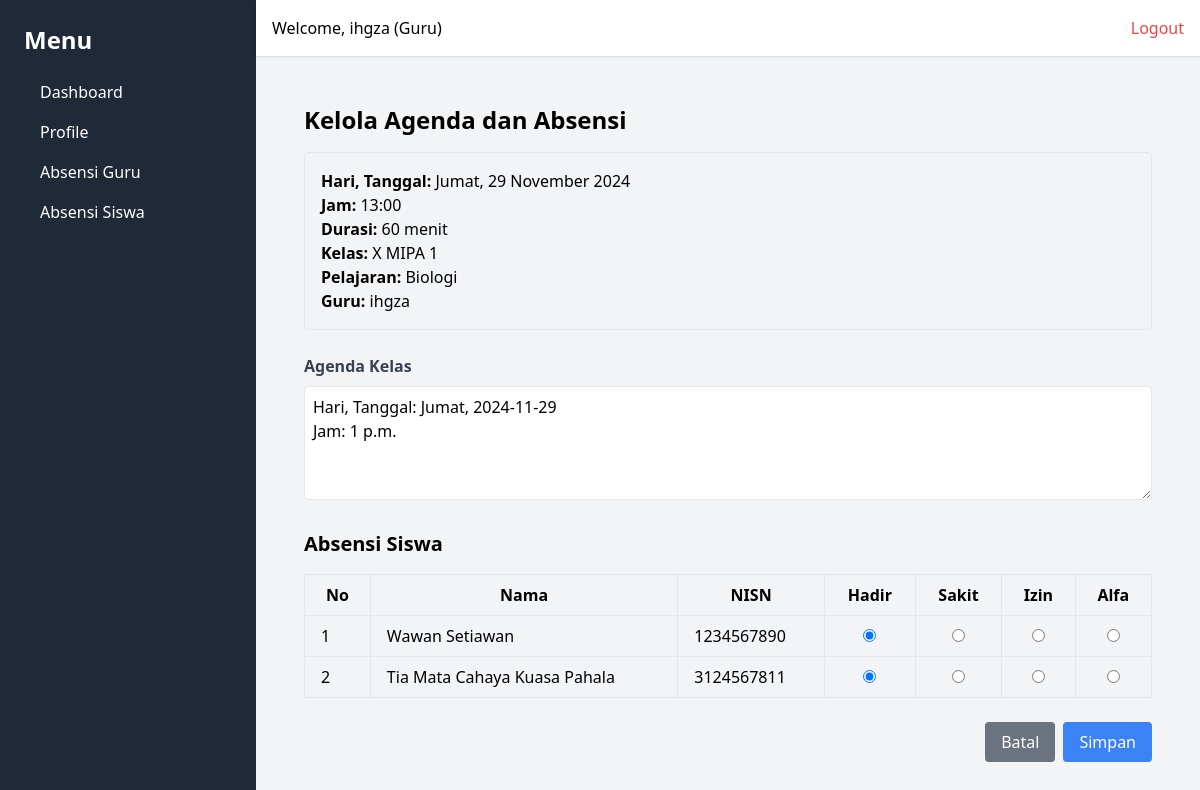
The page /absensi_siswa/5/2024-11-29/ (signed in) on the database as committed earlier.
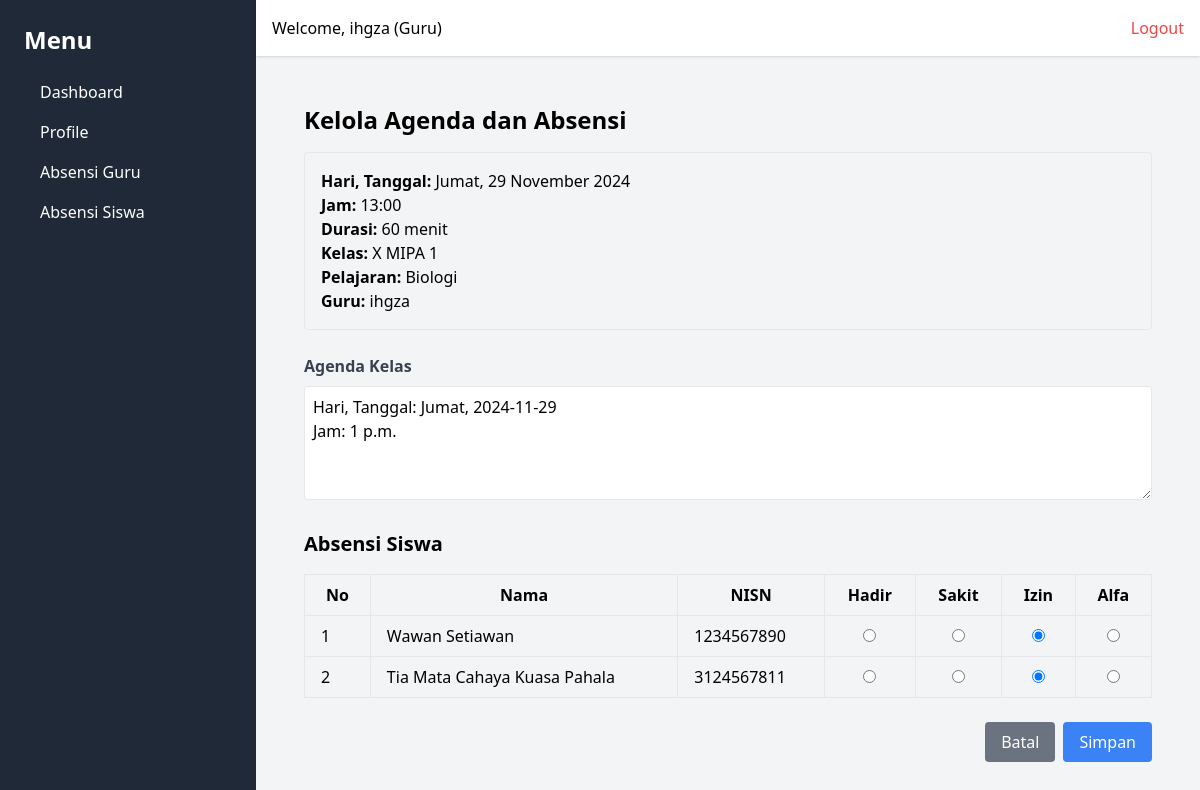
The same page on the database as committed later.
### webabsensi/models.py (models this page shows, shortened)
class Student(models.Model):
    GENDER_CHOICES = [
        ('L', 'Laki-laki'),
        ('P', 'Perempuan'),
    ]
    nisn = models.CharField(max_length=20, unique=True)
    id_kelas = models.ForeignKey(Class, on_delete=models.CASCADE)
    nama = models.CharField(max_length=50)
    gender = models.CharField(max_length=1, choices=GENDER_CHOICES)
    created_at = models.DateTimeField(auto_now_add=True)
    updated_at = models.DateTimeField(auto_now=True)

class AttendanceSiswa(models.Model):
    STATUS_CHOICES = [
        ('Hadir', 'Hadir'),
        ('Sakit', 'Sakit'),
        ('Izin', 'Izin'),
        ('Alfa', 'Alfa'),
    ]
    id_siswa = models.ForeignKey(Student, on_delete=models.CASCADE)
    id_agenda = models.ForeignKey(Agenda, on_delete=models.CASCADE)
    status = models.CharField(max_length=10, choices=STATUS_CHOICES)
    created_at = models.DateTimeField(auto_now_add=True)
    updated_at = models.DateTimeField(auto_now=True)

### webabsensi/views.py (the view)
    def wrapper(request, *args, **kwargs):
        user_id = request.session.get('user_id')
        if not user_id:
            messages.error(request, 'Anda harus login terlebih dahulu.')
            return redirect('login')
        return view_func(request, *args, **kwargs)

### webabsensi/views.py (called while the page is built)
def login_required(view_func):
    def wrapper(request, *args, **kwargs):
        user_id = request.session.get('user_id')
        if not user_id:
            messages.error(request, 'Anda harus login terlebih dahulu.')
            return redirect('login')
        return view_func(request, *args, **kwargs)
    return wrapper

### webabsensi/templates/absensi_siswa/kelola_absensi.html (shortened to what this page needs)
{% extends 'base.html' %}
{% block content %}
<div class="p-6 max-w-5xl mx-auto">
    <h1 class="text-2xl font-bold mb-4">Kelola Agenda dan Absensi</h1>
    <div class="mb-6 p-4 border rounded bg-gray-100">
        <p><strong>Hari, Tanggal:</strong> {{ schedule.hari }}, {{ formatted_tanggal }}</p>
        <p><strong>Jam:</strong> {{ schedule.jam_mulai|date:"H:i" }}</p>
        <p><strong>Durasi:</strong> {{ schedule.durasi }} menit</p>
        <p><strong>Kelas:</strong> {{ schedule.id_class.nama_kelas }}</p>
        <p><strong>Pelajaran:</strong> {{ schedule.id_lesson.nama_pelajaran }}</p>
        <p><strong>Guru:</strong> {{ schedule.id_guru.nama }}</p>
    </div>
    <form method="POST">
        <div class="mb-6">
            <label for="isi_agenda" class="block text-gray-700 font-bold mb-2">Agenda Kelas</label>
            <textarea name="isi_agenda" id="isi_agenda" class="w-full p-2 border rounded" rows="4" required>{{ agenda.isi_agenda|default_if_none:"" }}</textarea>
        </div>
        <h2 class="text-xl font-bold mb-4">Absensi Siswa</h2>
        <table class="table-auto w-full border-collapse border border-gray-300">
            <thead>
                <tr>
                    <th class="border px-4 py-2">No</th>
                    <th class="border px-4 py-2">Nama</th>
                    <th class="border px-4 py-2">NISN</th>
                    <th class="border px-4 py-2">Hadir</th>
                    <th class="border px-4 py-2">Sakit</th>
                    <th class="border px-4 py-2">Izin</th>
                    <th class="border px-4 py-2">Alfa</th>
                </tr>
            </thead>
            <tbody>
                {% for student, status in students_with_status %}
                <tr>
                    <td class="border px-4 py-2">{{ forloop.counter }}</td>
                    <td class="border px-4 py-2">{{ student.nama }}</td>
                    <td class="border px-4 py-2">{{ student.nisn }}</td>
                    <td class="border px-4 py-2 text-center">
                        <input type="radio" name="status_{{ student.id }}" value="Hadir"
                        {% if status == "Hadir" %}checked{% endif %}>
                    </td>
                    <td class="border px-4 py-2 text-center">
                        <input type="radio" name="status_{{ student.id }}" value="Sakit"
                        {% if status == "Sakit" %}checked{% endif %}>
                    </td>
                    <td class="border px-4 py-2 text-center">
                        <input type="radio" name="status_{{ student.id }}" value="Izin"
                        {% if status == "Izin" %}checked{% endif %}>
                    </td>
                    <td class="border px-4 py-2 text-center">
                        <input type="radio" name="status_{{ student.id }}" value="Alfa"
                        {% if status == "Alfa" %}checked{% endif %}>
                    </td>
                </tr>
                {% endfor %}
            </tbody>
        </table>
        <div class="flex justify-end mt-6">
            <a href="{% url 'manage_absensi_siswa' %}?date={{ tanggal }}" class="bg-gray-500 text-white px-4 py-2 rounded mr-2">Batal</a>
            <button type="submit" class="bg-blue-500 text-white px-4 py-2 rounded">Simpan</button>
        </div>
    </form>
</div>
{% endblock %}

Rows that differ between the two databases and show on the page:
changed through a linked row, Student "Wawan Setiawan": id "☑" → "☐"; id "☐" → "☑"
changed through a linked row, Student "Tia Mata Cahaya Kuasa Pahala": id "☑" → "☐"; id "☐" → "☑"
